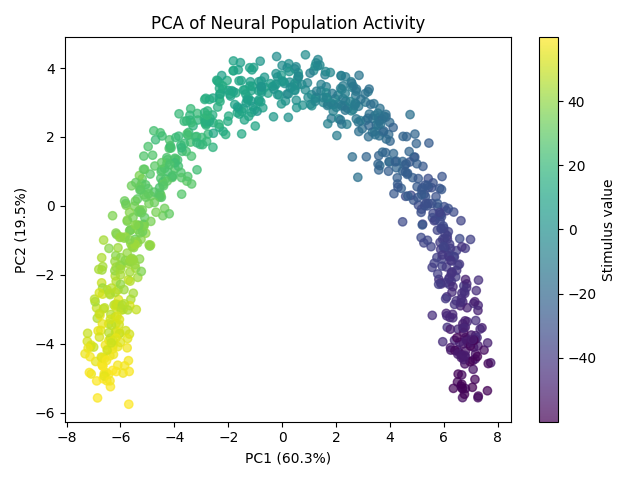

Source code (Python):
"""
PCA of Neural Population Activity

To apply Principal Component Analysis (PCA) to high-dimensional neural population responses and visualise dominant patterns of variance.

Source:
    Neuromatch Academy - Dimensionality Reduction
"""

import numpy as np
import matplotlib.pyplot as plt
from sklearn.decomposition import PCA
from sklearn.preprocessing import StandardScaler


def gaussian_tuning(stimulus, pref, sigma, r_max=40.0, baseline=5.0):
    return baseline + r_max * np.exp(-((stimulus - pref) ** 2) / (2 * sigma ** 2))


def run():
    rng = np.random.default_rng(0)

    
    # 1 Population parameters
    
    n_neurons = 40
    prefs = np.linspace(-90, 90, n_neurons)
    sigma = 35.0

    
    # 2 Generate stimuli
    
    n_trials = 800
    stimuli = rng.uniform(-60, 60, size=n_trials)

    
    # 3 Simulate population activity
    
    X = []
    for stim in stimuli:
        rates = gaussian_tuning(stim, pref=prefs, sigma=sigma)
        noisy = rates + rng.normal(0, 6.0, size=rates.shape)
        X.append(np.clip(noisy, 0.0, None))

    X = np.array(X)  # shape: trials x neurons

    
    # 4 Standardise + PCA
    
    X_z = StandardScaler().fit_transform(X)

    pca = PCA(n_components=2)
    X_pca = pca.fit_transform(X_z)

    print("Explained variance ratio:", pca.explained_variance_ratio_)

    
    # 5 Visualisation
    
    plt.figure()
    sc = plt.scatter(
        X_pca[:, 0],
        X_pca[:, 1],
        c=stimuli,
        cmap="viridis",
        alpha=0.7
    )
    plt.xlabel(f"PC1 ({pca.explained_variance_ratio_[0]:.1%})")
    plt.ylabel(f"PC2 ({pca.explained_variance_ratio_[1]:.1%})")
    plt.title("PCA of Neural Population Activity")
    plt.colorbar(sc, label="Stimulus value")
    plt.tight_layout()
    plt.savefig("pca_population_activity.png", dpi=300)
    plt.show()

    
    # 6 Variance explained plot
    
    pca_full = PCA()
    pca_full.fit(X_z)

    plt.figure()
    plt.plot(np.cumsum(pca_full.explained_variance_ratio_), marker="o")
    plt.xlabel("Number of components")
    plt.ylabel("Cumulative explained variance")
    plt.title("PCA Cumulative Explained Variance")
    plt.tight_layout()
    plt.savefig("pca_variance_explained.png", dpi=300)
    plt.show()


if __name__ == "__main__":
    run()

